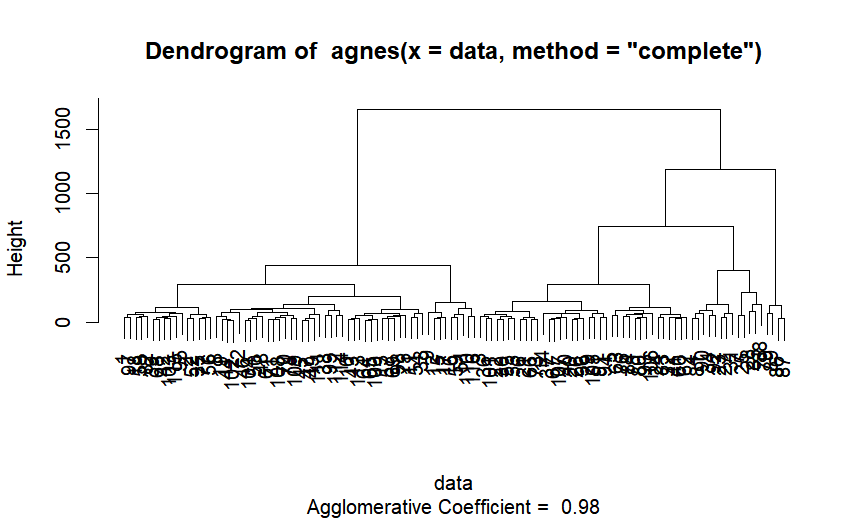

R code for this plot:
# Load required libraries
library(cluster)
library(datasets)

# Load the dataset
data <- read.csv("C:/Users/thanm/OneDrive/Desktop/data.csv.csv", header = TRUE)

# Perform agnes clustering
agnes_clusters <- agnes(data, method = "complete")  # You can change the method as needed

# Print the clustering result
print(agnes_clusters)

# Plot the dendrogram
plot(agnes_clusters, which.plots = 2)
